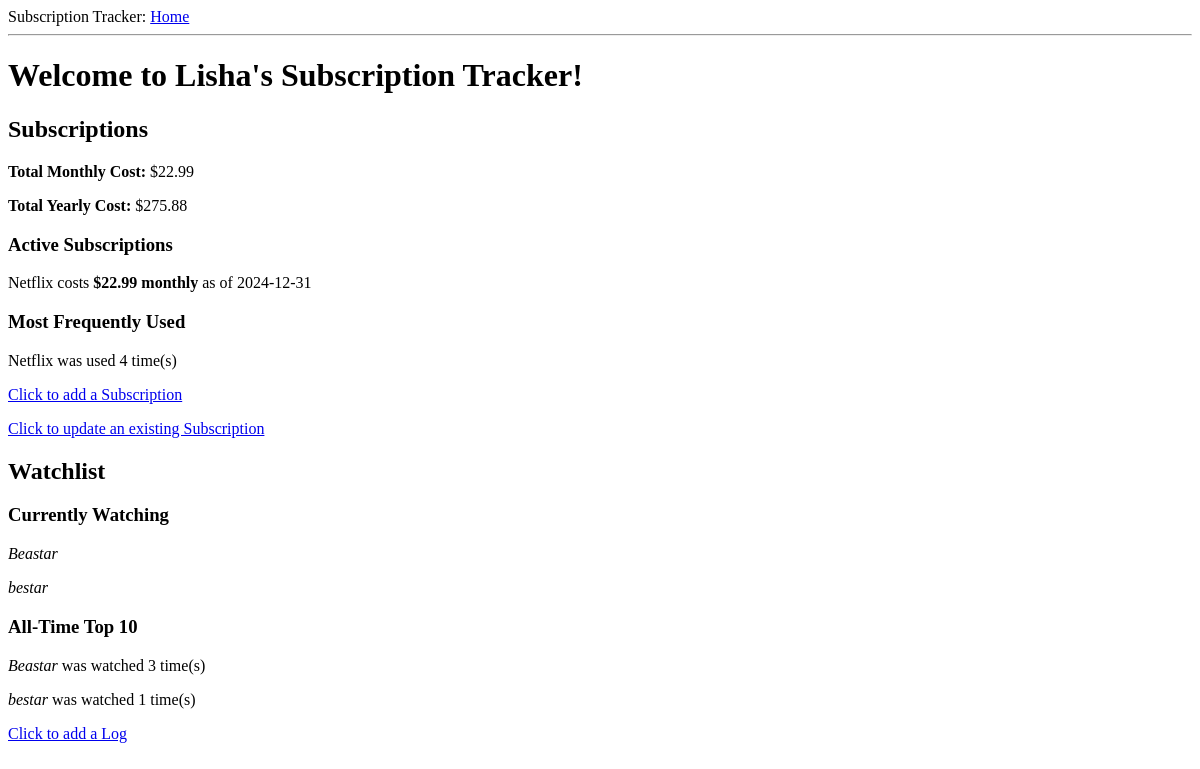
The app's page /index, older data.
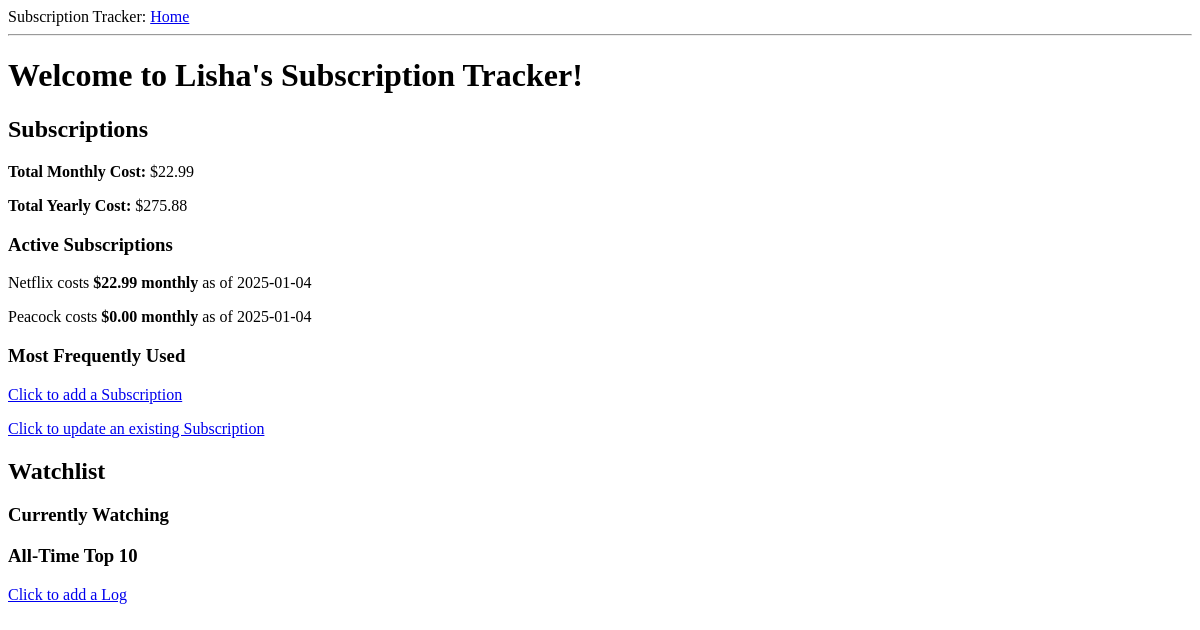
The same page, newer data.
### application/models.py (models this page shows, shortened)
class Subscription(db.Model):
    id: so.Mapped[int] = so.mapped_column(primary_key=True)
    name: so.Mapped[str] = so.mapped_column(sa.String, index=True, unique=True)
    cost: so.Mapped[str] = so.mapped_column(sa.String)
    payment_frequency: so.Mapped[PaymentFrequency] = so.mapped_column(
        sa.Enum(
            PaymentFrequency,
            name="paymentfrequency",
            create_constraint=True,
            validate_strings=True
        ),
        default=PaymentFrequency.monthly
    )
    active_date: so.Mapped[date] = so.mapped_column(sa.Date, index=True, default=lambda: date.today())
    inactive_date: so.Mapped[Optional[date]] = so.mapped_column(sa.Date)
    @hybrid_property
    def cost_to_float(self):
        return cast(self.cost, Float)
    @hybrid_property
    def monthly_cost(self):
        if self.payment_frequency == PaymentFrequency.monthly:
            return self.cost_to_float
        return self.cost_to_float / MONTHS_IN_YEAR
    @monthly_cost.expression
    def monthly_cost(cls):
        return sa.case((cls.payment_frequency == PaymentFrequency.monthly, cls.cost_to_float),
                       else_=(cls.cost_to_float / MONTHS_IN_YEAR)).label('monthly_cost')
    @hybrid_property
    def yearly_cost(self):
        if self.payment_frequency == PaymentFrequency.monthly:
            return self.cost_to_float * MONTHS_IN_YEAR
        return self.cost_to_float
    @yearly_cost.expression
    def yearly_cost(cls):
        return sa.case((cls.payment_frequency == PaymentFrequency.monthly, cls.cost_to_float * MONTHS_IN_YEAR),
                       else_=cls.cost_to_float).label('yearly_cost')
    @classmethod
    def get(cls, filterby=None, orderby=None):
        query = sa.select(Subscription)
        if filterby is not None:
            query = query.filter(filterby)
        if orderby is not None:
            query = query.order_by(orderby)
        return db.session.scalars(query).all()
    @classmethod
    def total_monthly_cost(cls, exclude_inactive=True):
        query = db.session.query(f.sum(Subscription.monthly_cost))
        if exclude_inactive:
            query = query.filter(Subscription.inactive_date.is_(None))
        return query.scalar()
    @classmethod
    def total_yearly_cost(cls, exclude_inactive=True):
        query = db.session.query(f.sum(Subscription.yearly_cost))
        if exclude_inactive:
            query = query.filter(Subscription.inactive_date.is_(None))
        return query.scalar()

### application/routes.py (the view)
@app.route('/')
@app.route('/index')
def index():
    user = {'username': 'Lisha'}
    subs = Subscription.get(orderby=Subscription.monthly_cost.desc(), filterby=Subscription.inactive_date.is_(None))
    total_monthly_cost = Subscription.total_monthly_cost()
    total_yearly_cost = Subscription.total_yearly_cost()
    subs_by_count = Log.most_logged_subs()
    top_ten = Log.most_logged_media()[:10]
    currently_watching = Log.currently_watching()
    content = {
        "title": "Home",
        "user": user,
        "subscriptions": subs,
        "total_monthly_cost": f"${total_monthly_cost:.2f}" if total_monthly_cost is not None else "$0.00",
        "total_yearly_cost": f"${total_yearly_cost:.2f}" if total_yearly_cost is not None else "$0.00",
        "subs_by_count": subs_by_count,
        "top_ten": top_ten,
        "currently_watching": currently_watching
    }
    return render_template('index.html', **content)

### application/models.py (called while the page is built)
    def __str__(self):
        return str(self.value)

    @classmethod
    def most_logged_subs(cls):
        query = sa.select(Subscription.name, sa.func.count().label("count"))\
            .join(Log, Log.subscription_id == Subscription.id)\
            .group_by(Subscription.name)\
            .order_by(sa.desc("count"))
        return db.session.execute(query).all()

    @classmethod
    def most_logged_media(cls):
        query = sa.select(Media.title, sa.func.count().label("count"))\
            .join(Log, Log.media_id == Media.id)\
            .group_by(Media.title)\
            .order_by(sa.desc("count"))
        return db.session.execute(query).all()

    @classmethod
    def currently_watching(cls, limit=10):
        query = sa.select(Media.title).distinct()\
            .join(Log, Log.media_id == Media.id)\
            .order_by(Log.date.desc())\
            .limit(limit)
        return db.session.scalars(query).all()

### application/templates/index.html
{% extends "base.html" %}
{% block content %}
    <h1>Welcome to {{ user.username }}'s Subscription Tracker!</h1>
    <h2>Subscriptions</h2>
    <p><b>Total Monthly Cost:</b> {{ total_monthly_cost }}</p>
    <p><b>Total Yearly Cost:</b> {{ total_yearly_cost }}</p>
    <h3>Active Subscriptions</h3>
    {% for sub in subscriptions %}
    <div><p>{{ sub.name }} costs <b>${{ sub.cost }} {{ sub.payment_frequency }}</b> as of {{ sub.active_date }}</p></div>
    {% endfor %}
    <h3>Most Frequently Used</h3>
    {% for sub in subs_by_count %}
    <div><p>{{ sub.name }} was used {{ sub.count }} time(s)</p></div>
    {% endfor %}
    <p><a href="{{ url_for('subscription') }}">Click to add a Subscription</a></p>
    <p><a href="{{ url_for('subscription_update') }}">Click to update an existing Subscription</a></p>
    <h2>Watchlist</h2>
    <h3>Currently Watching</h3>
    {% for title in currently_watching %}
    <div><p><i>{{ title }}</i></p></div>
    {% endfor %}
    <h3>All-Time Top 10</h3>
    {% for media in top_ten %}
    <div><p><i>{{ media.title }}</i> was watched {{ media.count }} time(s)</p></div>
    {% endfor %}
    <p><a href="{{ url_for('log') }}">Click to add a Log</a></p>
{% endblock %}

Row changes from the older to the newer data that the page shows:
changed Subscription "Netflix": active_date "2024-12-31" → "2025-01-04"
added Subscription: name "Peacock", cost "0.00", payment_frequency "monthly", active_date "2025-01-04"
Text that changed along with them:
list line gone: "Netflix was used 4 time(s)"
list line gone: "Beastar"
list line gone: "bestar"
list line gone: "Beastar was watched 3 time(s)"
list line gone: "bestar was watched 1 time(s)"
